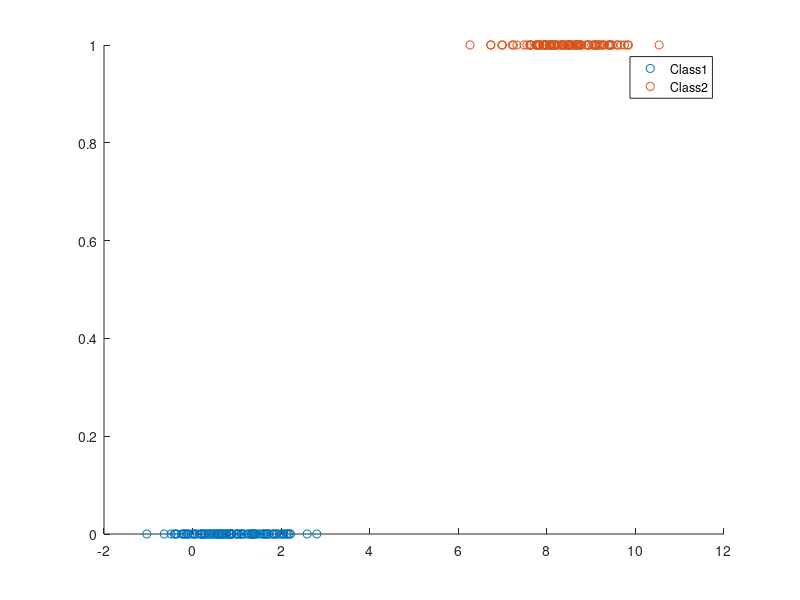
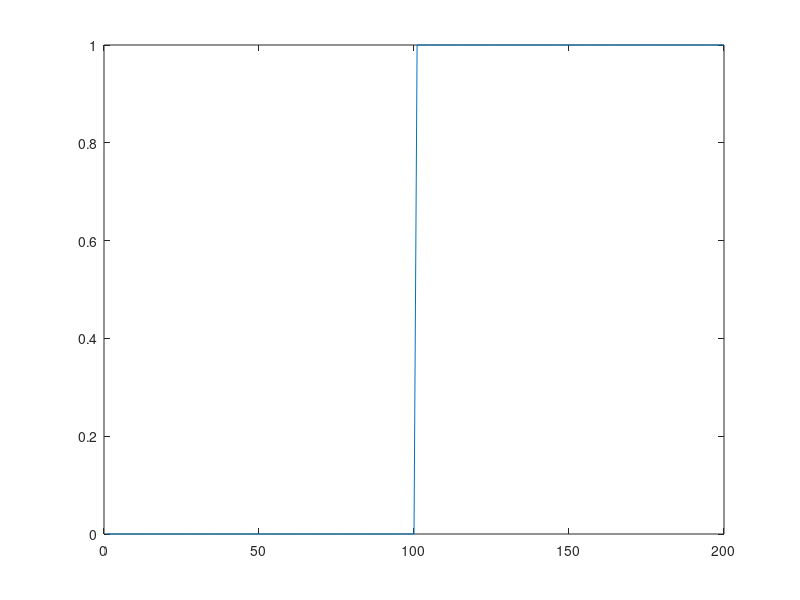
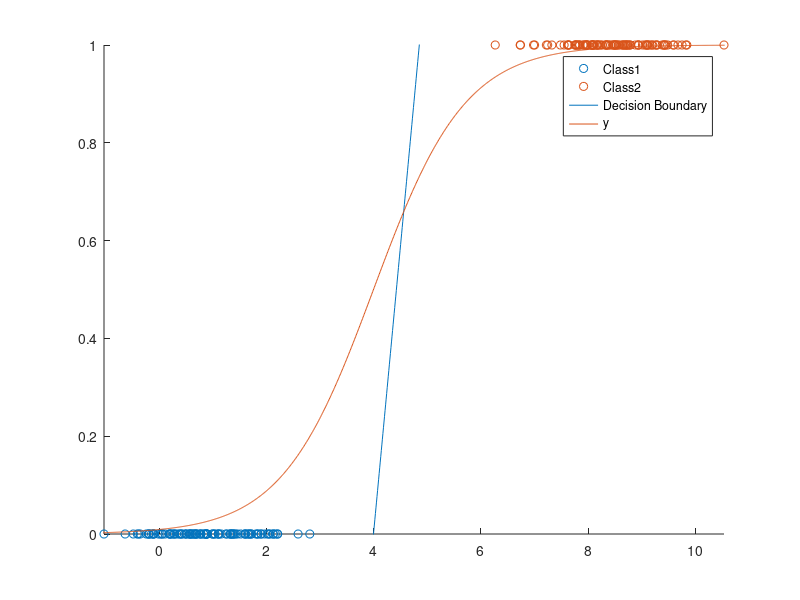
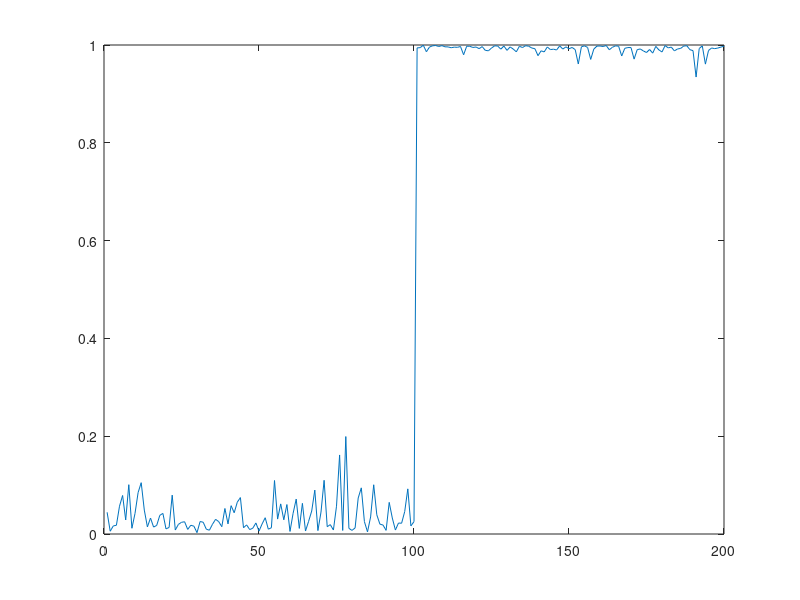

Source code (MATLAB) for these figures, in order:
clear,clc;
% close all;

rng(33);
%% Synthetic Data
N=100; % Number of training samples
% Generating Class1
class1(:,1)=1+0.8*randn(N,1);
% class1(:,2)=6+0.8*randn(N,1);

% Generating Class2
class2(:,1)=8.5+0.8*randn(N,1);
% class2(:,2)=9.5+0.8*randn(N,1);

% t 
t =[zeros(N,1);ones(N,1)]; 

% X Designed Matrix
X = [class1;class2];
X = [X,ones(size(X,1),1)];

% Plot
figure;
hold on;
scatter(class1(:,1),t(1:N));
scatter(class2(:,1),t(N+1:2*N));
legend('Class1','Class2');
hold off;

figure; plot((1:numel(t)),t);

%% Logistic Regression using Stochastic Gradient Descend
rho = 1/(N);
w = zeros(size(X,2),1); %Initial guess 
Epoch = 50;
Batch = 10;
Beta = 0.1;

for j=1:Epoch
    idx = randperm(size(X,1));
    XRandom = X(idx,:);
    tRandom = t(idx,:);
    for i=1:Batch:2*N
        XW = XRandom(i:i+Batch-1,:)*w;
        y = 1./(1+exp(-XW));
        gradient = sum((y-tRandom(i:i+Batch-1)).*XRandom(i:i+Batch-1,:));
        
        % Momentum
        if i==1
            V = (1-Beta).*gradient;
        else
            V = Beta.*V+(1-Beta).*gradient;
        end
        w = w-rho.*V';   % Update w
    end
end

XW = X*w;
y = 1./(1+exp(-XW));

%% plot of the decision boundary of stochastic gradient descend
xAxis = [-10:0.01:12]';
decision = [xAxis,ones(numel(xAxis),1)]*w;
yPlot = 1./(1+exp(-decision));
figure; 
hold on;
scatter(class1(:,1),t(1:N));
scatter(class2(:,1),t(N+1:2*N));
plot(xAxis,decision);
plot(xAxis,yPlot);
ylim([0 1]);
xlim([min(class1) max(class2)]);
legend('Class1','Class2','Decision Boundary','y');
hold off;
figure;
plot(y);
